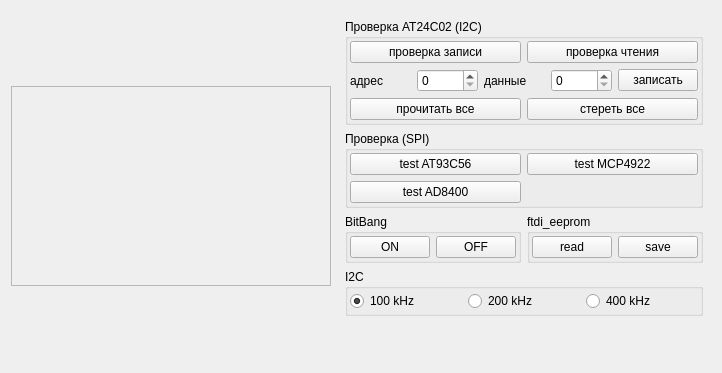
<?xml version="1.0" encoding="UTF-8"?>
<ui version="4.0">
 <class>MainBox</class>
 <widget class="QWidget" name="MainBox">
  <property name="geometry">
   <rect>
    <x>0</x>
    <y>0</y>
    <width>720</width>
    <height>373</height>
   </rect>
  </property>
  <property name="windowTitle">
   <string>Dialog</string>
  </property>
  <layout class="QVBoxLayout" name="verticalLayout">
   <item>
    <layout class="QHBoxLayout" name="horizontalLayout_11">
     <item>
      <layout class="QVBoxLayout" name="serial_layout"/>
     </item>
     <item>
      <widget class="QFrame" name="frame">
       <property name="minimumSize">
        <size>
         <width>320</width>
         <height>200</height>
        </size>
       </property>
       <property name="maximumSize">
        <size>
         <width>320</width>
         <height>200</height>
        </size>
       </property>
       <property name="frameShape">
        <enum>QFrame::StyledPanel</enum>
       </property>
       <property name="frameShadow">
        <enum>QFrame::Sunken</enum>
       </property>
      </widget>
     </item>
     <item>
      <layout class="QVBoxLayout" name="verticalLayout_4">
       <property name="margin">
        <number>8</number>
       </property>
       <item>
        <widget class="QGroupBox" name="groupBox">
         <property name="title">
          <string>Проверка AT24C02 (I2C)</string>
         </property>
         <layout class="QVBoxLayout" name="verticalLayout_2">
          <property name="margin">
           <number>2</number>
          </property>
          <item>
           <layout class="QHBoxLayout" name="horizontalLayout_3">
            <item>
             <widget class="QPushButton" name="btnCheckWrite">
              <property name="text">
               <string>проверка записи</string>
              </property>
             </widget>
            </item>
            <item>
             <widget class="QPushButton" name="btnCheckRead">
              <property name="text">
               <string>проверка чтения</string>
              </property>
             </widget>
            </item>
           </layout>
          </item>
          <item>
           <layout class="QHBoxLayout" name="horizontalLayout_2">
            <item>
             <widget class="QLabel" name="label">
              <property name="text">
               <string>адрес</string>
              </property>
             </widget>
            </item>
            <item>
             <widget class="QSpinBox" name="sbAddress"/>
            </item>
            <item>
             <widget class="QLabel" name="label_2">
              <property name="text">
               <string>данные</string>
              </property>
             </widget>
            </item>
            <item>
             <widget class="QSpinBox" name="sbData"/>
            </item>
            <item>
             <widget class="QPushButton" name="btnWrite">
              <property name="text">
               <string>записать</string>
              </property>
             </widget>
            </item>
           </layout>
          </item>
          <item>
           <layout class="QHBoxLayout" name="horizontalLayout_5">
            <item>
             <widget class="QPushButton" name="btnReadAll">
              <property name="text">
               <string>прочитать все</string>
              </property>
             </widget>
            </item>
            <item>
             <widget class="QPushButton" name="btnClearAll">
              <property name="text">
               <string>стереть все</string>
              </property>
             </widget>
            </item>
           </layout>
          </item>
         </layout>
        </widget>
       </item>
       <item>
        <widget class="QGroupBox" name="groupBox_2">
         <property name="title">
          <string>Проверка (SPI)</string>
         </property>
         <layout class="QVBoxLayout" name="verticalLayout_3">
          <property name="margin">
           <number>2</number>
          </property>
          <item>
           <layout class="QGridLayout" name="gridLayout">
            <item row="0" column="0">
             <widget class="QPushButton" name="btnTest">
              <property name="text">
               <string>test AT93C56</string>
              </property>
             </widget>
            </item>
            <item row="0" column="1">
             <widget class="QPushButton" name="btnMCP4922">
              <property name="text">
               <string>test MCP4922</string>
              </property>
             </widget>
            </item>
            <item row="1" column="0">
             <widget class="QPushButton" name="btnAD8400">
              <property name="text">
               <string>test AD8400</string>
              </property>
             </widget>
            </item>
           </layout>
          </item>
         </layout>
        </widget>
       </item>
       <item>
        <layout class="QHBoxLayout" name="horizontalLayout_9">
         <item>
          <widget class="QGroupBox" name="groupBox_5">
           <property name="title">
            <string>BitBang</string>
           </property>
           <layout class="QHBoxLayout" name="horizontalLayout_7">
            <property name="margin">
             <number>2</number>
            </property>
            <item>
             <widget class="QPushButton" name="btnBitBangOn">
              <property name="text">
               <string>ON</string>
              </property>
             </widget>
            </item>
            <item>
             <widget class="QPushButton" name="btnBitBangOff">
              <property name="text">
               <string>OFF</string>
              </property>
             </widget>
            </item>
           </layout>
          </widget>
         </item>
         <item>
          <widget class="QGroupBox" name="groupBox_6">
           <property name="title">
            <string>ftdi_eeprom</string>
           </property>
           <layout class="QHBoxLayout" name="horizontalLayout_8">
            <property name="margin">
             <number>2</number>
            </property>
            <item>
             <widget class="QPushButton" name="btnRead">
              <property name="text">
               <string>read</string>
              </property>
             </widget>
            </item>
            <item>
             <widget class="QPushButton" name="btnSave">
              <property name="text">
               <string>save</string>
              </property>
             </widget>
            </item>
           </layout>
          </widget>
         </item>
        </layout>
       </item>
       <item>
        <widget class="QGroupBox" name="groupBox_4">
         <property name="title">
          <string>I2C</string>
         </property>
         <layout class="QHBoxLayout" name="horizontalLayout_6">
          <property name="margin">
           <number>2</number>
          </property>
          <item>
           <widget class="QRadioButton" name="rb_100">
            <property name="text">
             <string>100 kHz</string>
            </property>
            <property name="checked">
             <bool>true</bool>
            </property>
           </widget>
          </item>
          <item>
           <widget class="QRadioButton" name="rb_200">
            <property name="text">
             <string>200 kHz</string>
            </property>
           </widget>
          </item>
          <item>
           <widget class="QRadioButton" name="rb_400">
            <property name="text">
             <string>400 kHz</string>
            </property>
           </widget>
          </item>
         </layout>
        </widget>
       </item>
       <item>
        <spacer name="verticalSpacer">
         <property name="orientation">
          <enum>Qt::Vertical</enum>
         </property>
         <property name="sizeHint" stdset="0">
          <size>
           <width>20</width>
           <height>40</height>
          </size>
         </property>
        </spacer>
       </item>
      </layout>
     </item>
    </layout>
   </item>
   <item>
    <layout class="QVBoxLayout" name="graph_layout"/>
   </item>
  </layout>
 </widget>
 <resources/>
 <connections/>
</ui>
